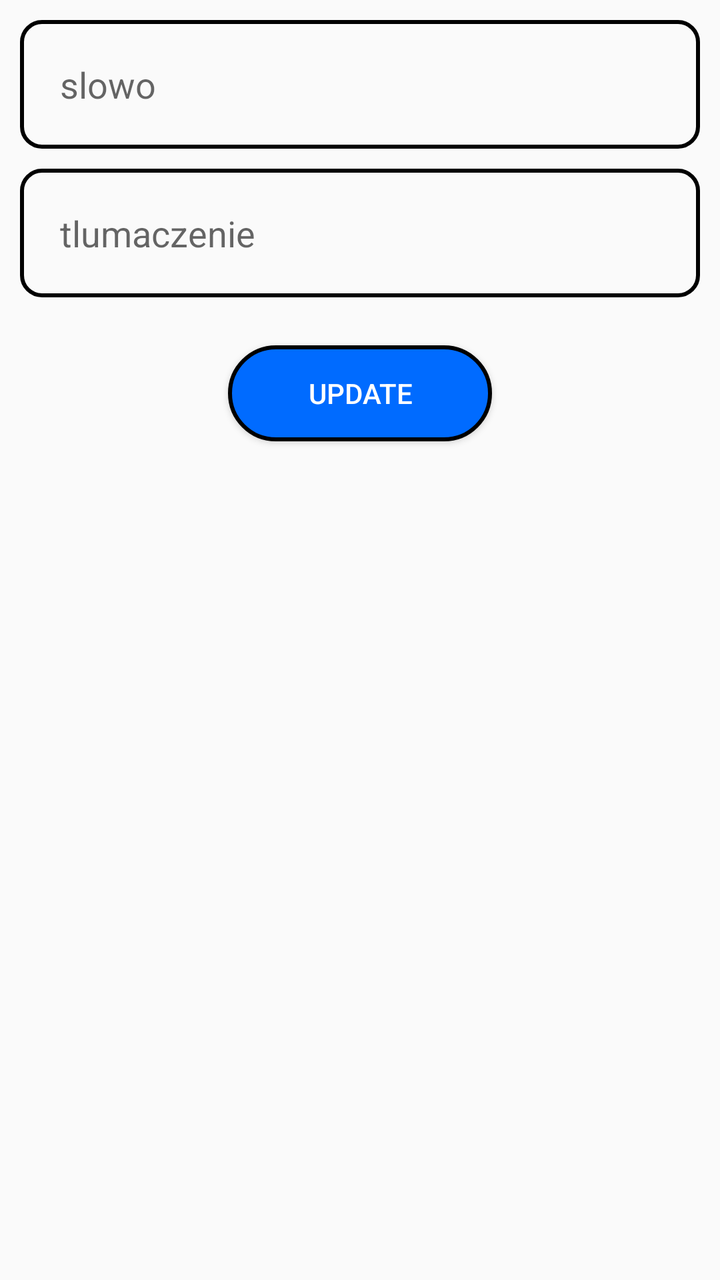
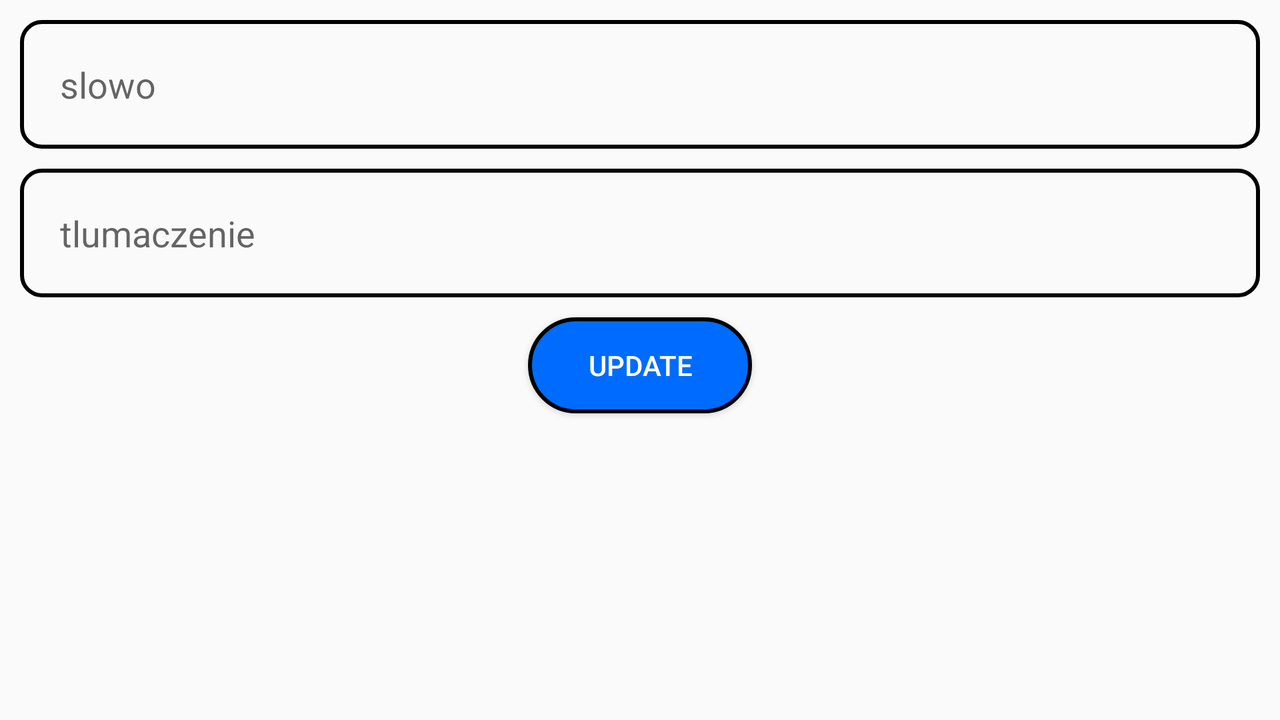

One screen, two layout resources from the same app: the default and the repository's alternative for another configuration. Each is rendered where Android would select it; the XML of both is given below.
<!-- AndroidManifest.xml: application theme Theme.AppCompat.DayNight -->
<!-- res/layout/activity_update_data.xml -->
<?xml version="1.0" encoding="utf-8"?>
<androidx.constraintlayout.widget.ConstraintLayout xmlns:android="http://schemas.android.com/apk/res/android"
    xmlns:app="http://schemas.android.com/apk/res-auto"
    xmlns:tools="http://schemas.android.com/tools"
    android:id="@+id/linearLayout4"
    android:layout_width="match_parent"
    android:layout_height="match_parent"
    android:gravity="top"
    tools:context=".UpdateData">

    <include
        android:id="@+id/include3"
        layout="@layout/add_update_layout" />

    <Button
        android:id="@+id/button_update"
        android:layout_width="wrap_content"
        android:layout_height="wrap_content"
        android:layout_marginTop="24dp"
        android:background="@drawable/custom_button"
        android:paddingHorizontal="40sp"
        android:text="@string/update"
        android:textColor="@color/white"
        app:cornerRadius="25sp"
        app:layout_constraintEnd_toEndOf="parent"
        app:layout_constraintStart_toStartOf="parent"
        app:layout_constraintTop_toBottomOf="@+id/include3" />

</androidx.constraintlayout.widget.ConstraintLayout>
<!-- res/layout/add_update_layout.xml (included above) -->
<?xml version="1.0" encoding="utf-8"?>
<androidx.constraintlayout.widget.ConstraintLayout xmlns:android="http://schemas.android.com/apk/res/android"
    android:layout_width="match_parent"
    android:layout_height="wrap_content"
    xmlns:app="http://schemas.android.com/apk/res-auto">

    <EditText
        android:id="@+id/slowo_edittext"
        android:layout_width="match_parent"
        android:layout_height="wrap_content"
        android:layout_marginStart="10dp"
        android:layout_marginLeft="10dp"
        android:layout_marginTop="10dp"
        android:layout_marginEnd="10dp"
        android:layout_marginRight="10dp"
        android:hint="@string/slowo"
        android:padding="20sp"
        android:singleLine="true"
        android:background="@drawable/custom_border"
        app:layout_constraintEnd_toEndOf="parent"
        app:layout_constraintStart_toStartOf="parent"
        app:layout_constraintTop_toTopOf="parent" />

    <EditText
        android:id="@+id/tlumaczenie_edittext"
        android:layout_width="match_parent"
        android:layout_height="wrap_content"
        android:layout_marginStart="10dp"
        android:layout_marginLeft="10dp"
        android:layout_marginTop="10dp"
        android:layout_marginEnd="10dp"
        android:layout_marginRight="10dp"
        android:hint="@string/tlumaczenie"
        android:padding="20sp"
        android:singleLine="true"
        android:background="@drawable/custom_border"
        app:layout_constraintEnd_toEndOf="parent"
        app:layout_constraintStart_toStartOf="parent"
        app:layout_constraintTop_toBottomOf="@+id/slowo_edittext" />

</androidx.constraintlayout.widget.ConstraintLayout>
<!-- resources referenced by this layout -->
<resources>
  <color name="white">#FFFFFFFF</color>
  <!-- drawable custom_border (drawable) -->
  <?xml version="1.0" encoding="utf-8"?>
  <shape
      xmlns:android="http://schemas.android.com/apk/res/android"
      android:shape="rectangle">
      <corners android:radius="10dp"/>
      <padding android:left="5dp" android:right="5dp" android:top="5dp" android:bottom="5dp"/>
      <stroke android:width="2sp" android:color="@color/black"/>
  </shape>
  <!-- drawable custom_button (drawable) -->
  <?xml version="1.0" encoding="utf-8"?>
  <shape
      xmlns:android="http://schemas.android.com/apk/res/android"
      android:shape="rectangle">
      <corners android:radius="25sp"/>
      <padding android:left="5dp" android:right="5dp" android:top="5dp" android:bottom="5dp"/>
      <stroke android:width="2sp" android:color="@color/black"/>
      <gradient android:startColor="@color/blue1" android:endColor="@color/blue1" android:centerColor="@color/blue1"/>
  </shape>
  <string name="slowo">slowo</string>
  <string name="tlumaczenie">tlumaczenie</string>
  <string name="update">Update</string>
  <color name="black">#FF000000</color>
  <color name="blue1">#006BFF</color>
</resources>
<!-- res/layout-land/activity_update_data.xml (the repository's variant of the layout above) -->
<!-- drawn on the phone turned sideways -->
<?xml version="1.0" encoding="utf-8"?>
<androidx.constraintlayout.widget.ConstraintLayout xmlns:android="http://schemas.android.com/apk/res/android"
    xmlns:app="http://schemas.android.com/apk/res-auto"
    xmlns:tools="http://schemas.android.com/tools"
    android:layout_width="match_parent"
    android:layout_height="match_parent"
    android:orientation="vertical"
    android:gravity="top"
    tools:context=".UpdateData"
    android:id="@+id/linearLayout3">

    <include
        android:id="@+id/include4"
        layout="@layout/add_update_layout" />

    <Button
        android:id="@+id/button_update"
        android:layout_width="wrap_content"
        android:layout_height="wrap_content"
        android:layout_margin="10dp"
        android:layout_marginTop="24dp"
        android:background="@drawable/custom_button"
        android:paddingHorizontal="30sp"
        android:text="@string/update"
        android:textColor="@color/white"
        app:cornerRadius="25sp"
        app:layout_constraintEnd_toEndOf="parent"
        app:layout_constraintStart_toStartOf="parent"
        app:layout_constraintTop_toBottomOf="@+id/include4"
        tools:ignore="MissingConstraints"
        tools:layout_conversion_absoluteHeight="48dp"
        tools:layout_conversion_absoluteWidth="112dp" />

</androidx.constraintlayout.widget.ConstraintLayout>
